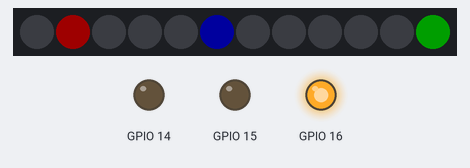
This sketch was run on a simulated ESP32. On the bench: 12 RGB LEDs in strip order, left to right, output pins drawn as LEDs (lit = HIGH). Dim RGB values are drawn brighter than linear; WiFi joins after 1.5 s; servers stay silent unless stated; the local clock reads 2024-03-15 10:24:30 at power-on unless the sketch sets it; not simulated (calls return 0 or success): secrets.h; what the sketch prints to the serial monitor is not drawn.

Above: at 4.1 s.
At 10.1 s:
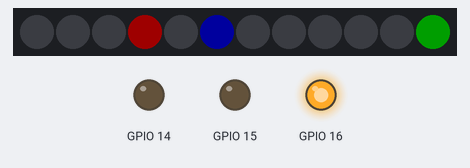
At 20.1 s:
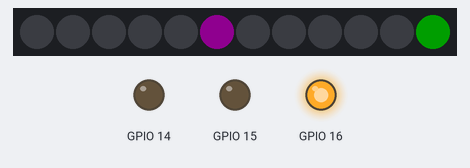
At 35.1 s:
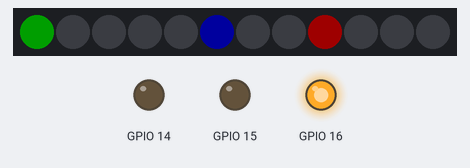
Timing chart, 0 to 36.6 s (numbered marks = the images above):
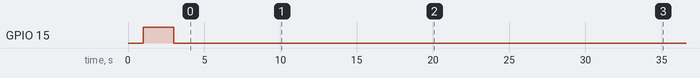

The sketch:

Uhr_mit_ntp_Abfrage_und_Zeitzone.ino
```cpp
#include <WiFi.h>
#include <time.h>
#include <sntp.h>
#include <Adafruit_NeoPixel.h>
#include "secrets.h"

#define PIN_WS2812B 9  // The ESP32 pin GPIO16 connected to WS2812B
#define NUM_PIXELS 12  // The number of LEDs (pixels) on WS2812B LED strip
#define Rotate 7       // Rotation of 12 o'clock

Adafruit_NeoPixel ws2812b(NUM_PIXELS, PIN_WS2812B, NEO_GRB + NEO_KHZ800);

// const char* ssid0       = "";
// const char* password0   = "";
// const char* ssid1     = "";
// const char* password1 = "";
const uint16_t port = 80;
const char * host = "192.168.4.1"; // ip or dns

const char* ntpServer = "pool.ntp.org";
const long  gmtOffset_sec = 3600;
const int   daylightOffset_sec = 3600;
const char* time_zone = "CET-1CEST,M3.5.0,M10.5.0/3";  // TimeZone rule for Europe/Berlin including daylight adjustment rules (optional)

int WIFI_intern = 0;

int Second = 0;
int Minute = 0;
int Hour = 0;
int Day = 0;
int Month = 0;
int Year = 0;


void setup() {
  Serial.begin(9600);
  pinMode(14, OUTPUT);
  pinMode(15, OUTPUT);
  pinMode(16, OUTPUT);
  delay(1000);

  ws2812b.begin();
  ws2812b.setBrightness(30);
  ws2812b.clear();

  // set notification call-back function
  sntp_set_time_sync_notification_cb( timeavailable );
  configTime(gmtOffset_sec, daylightOffset_sec, ntpServer);

  WIFI(0);
}


void loop() {
  delay(1000);
  printLocalTime();     // it will take some time to sync time :)

  updateClock();

  if (millis()%14400000 <= 1000) {WIFI_intern = 0;}  //=4h

  if (WIFI_intern == 0 || WIFI_intern == 1) {WIFI(WIFI_intern);}
}


void printLocalTime() {
  struct tm timeinfo;
  if(!getLocalTime(&timeinfo)){
    Serial.println("No time available (yet)");
    return;
  }
  Serial.print(&timeinfo, "%Y-%m-%d %H:%M:%S");
  Serial.print("  ");
  Serial.println(millis()%14400000);  //=4h

  Second = timeinfo.tm_sec;
  Minute = timeinfo.tm_min;
  Hour = timeinfo.tm_hour;
  Day = timeinfo.tm_mday;
  Month = timeinfo.tm_mon;
  Year = timeinfo.tm_year;
}


// Callback function (get's called when time adjusts via NTP)
void timeavailable(struct timeval *t) {
  Serial.println("Got time adjustment from NTP!");
  printLocalTime();
  WIFI_intern = 1;
}


void updateClock() {
  ws2812b.clear();

  int Second_ = Rotate + (Second / 5);
  while (Second_ >= NUM_PIXELS) {Second_ -= NUM_PIXELS;}
  ws2812b.setPixelColor(Second_, ws2812b.Color(255, 0, 0));  // it only takes effect if pixels.show() is called

  int Minute_ = Rotate + (Minute / 5);
  while (Minute_ >= NUM_PIXELS) {Minute_ -= NUM_PIXELS;}
  ws2812b.setPixelColor(Minute_, ws2812b.Color(0, 255, 0));  // it only takes effect if pixels.show() is called

  int Hour_ = Rotate + Hour;
  while (Hour_ >= NUM_PIXELS) {Hour_ -= NUM_PIXELS;}
  ws2812b.setPixelColor(Hour_, ws2812b.Color(0, 0, 255));  // it only takes effect if pixels.show() is called

  if (Second_ == Minute_) {ws2812b.setPixelColor(Minute_, ws2812b.Color(128, 128, 0));}
  if (Second_ == Hour_) {ws2812b.setPixelColor(Hour_, ws2812b.Color(128, 0, 128));}
  if (Minute_ == Hour_) {ws2812b.setPixelColor(Hour_, ws2812b.Color(0, 128, 128));}
  if (Second_ == Minute_ && Minute_ == Hour_) {ws2812b.setPixelColor(Hour_, ws2812b.Color(85, 85, 85));}

  ws2812b.show();
}


void WIFI(int intern) {
  WIFI:
  int count = 0;
  analogWrite(14, 0);
  analogWrite(15, 255);
  analogWrite(16, 255);
  // We start by connecting to a WiFi network
  if (intern == 0) {
    WiFi.mode(WIFI_STA);
    WiFi.disconnect();
    delay(500);
    WiFi.begin(ssid0, password0);
    Serial.println();
    Serial.println();
    Serial.print("Waiting for WiFi... ");
    while (WiFi.status() != WL_CONNECTED) {
      count ++;
      if (count >= 20) {goto WIFI;}
      Serial.print(".");
      delay(500);
    }
    Serial.println("");
    Serial.println("WiFi connected");
    Serial.println("IP address: ");
    Serial.println(WiFi.localIP());

    analogWrite(14, 0);
    analogWrite(15, 0);
    analogWrite(16, 255);

    sntp_restart();
    WIFI_intern = -1;
  }
  else if (intern == 1) {
    WiFi.mode(WIFI_STA);
    WiFi.disconnect();
    delay(500);
    WiFi.begin(ssid1, password1);
    Serial.println();
    Serial.println();
    Serial.print("Waiting for WiFi... ");
    while (WiFi.status() != WL_CONNECTED) {
      count ++;
      if (count >= 20) {goto WIFI;}
      Serial.print(".");
      delay(500);
    }
    Serial.println("");
    Serial.println("WiFi connected");
    Serial.println("IP address: ");
    Serial.println(WiFi.localIP());

    analogWrite(14, 255);
    analogWrite(15, 0);
    analogWrite(16, 255);

    WIFI_intern = -1;
  }
}
```

Measured:
- what the display in image 0 shows lasts 1.0 s, from 4.0 s to 5.0 s
- what the display in image 1 shows lasts 5.0 s, from 10.0 s to 15.0 s
